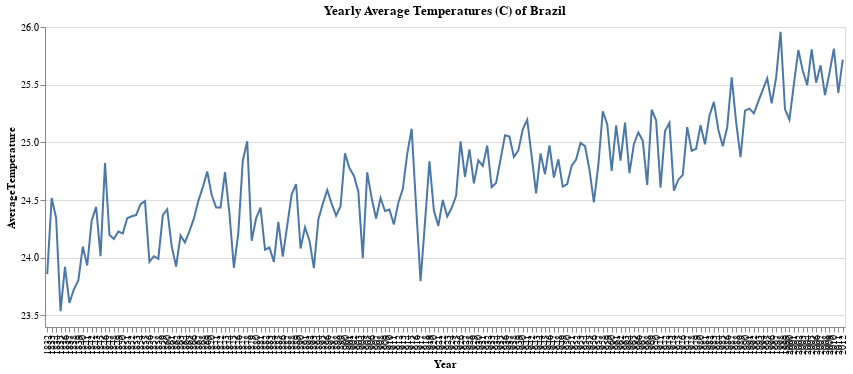

Notebook code for this chart:
### Markdown cell above
### South America

### Code cell
location = 'Brazil'
temps = get_yearly_temps(location)

# Line plot using Altair
alt.Chart(temps).mark_line().encode(
    x = 'Year:O',
    y = alt.Y('AverageTemperature', scale=alt.Scale(zero=False))
).properties(
    title = 'Yearly Average Temperatures (C) of ' + location,
    width = 800
)

### Figure 1 — Vega-Lite specification as saved in the notebook (floating-point values rounded to 4 significant figures; data arrays with more than 128 entries replaced by an {"elided": "..."} marker saying what was removed)
{"config": {"view": {"continuousWidth": 400, "continuousHeight": 300}}, "data": {"name": "data-1362014fc0da45e51c59648cc160c277"}, "mark": "line", "encoding": {"x": {"type": "ordinal", "field": "Year"}, "y": {"type": "quantitative", "field": "AverageTemperature", "scale": {"zero": false}}}, "title": "Yearly Average Temperatures (C) of Brazil", "width": 800, "$schema": "https://vega.github.io/schema/vega-lite/v4.0.2.json", "datasets": {"data-1362014fc0da45e51c59648cc160c277": {"elided": "180 records"}}}
